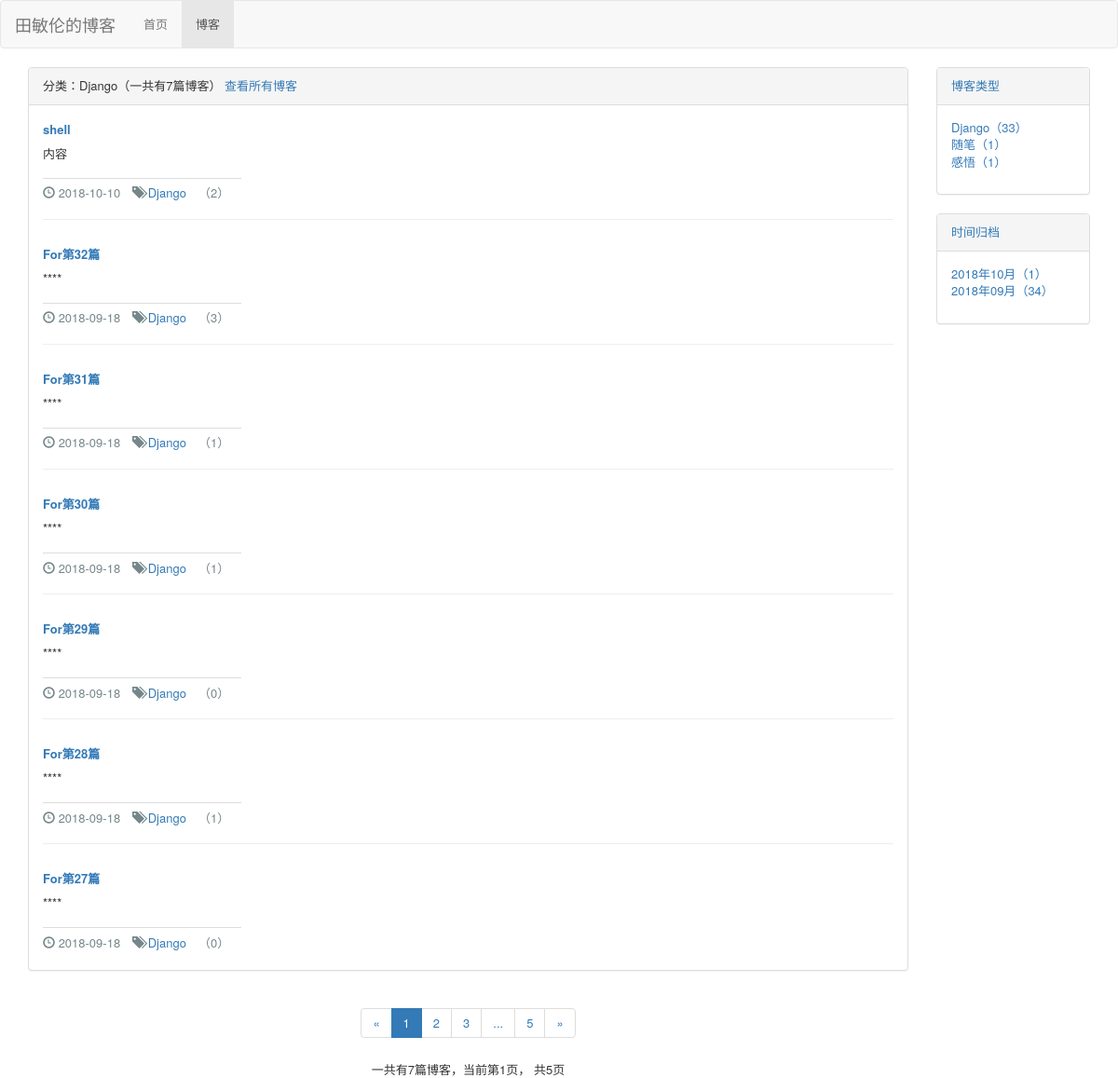
The app's page /blog/type/1, older data.
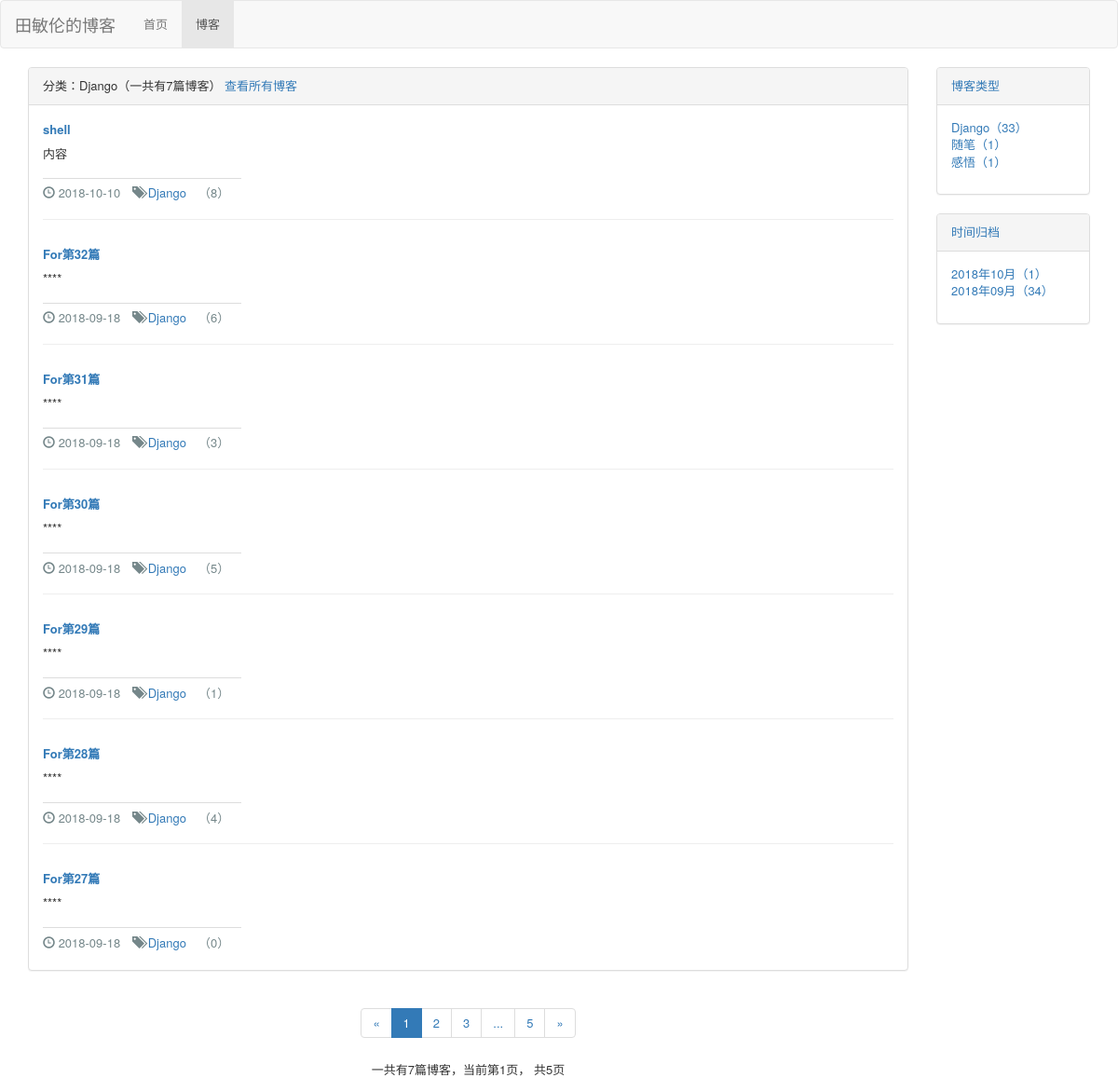
The same page, newer data.
### blog/models.py (models this page shows, shortened)
class Blog(models.Model,ReadNumExtensionMethods):
    title = models.CharField(max_length=20,verbose_name='标题')
    content = RichTextUploadingField()
    blog_type = models.ForeignKey(BlogType,on_delete=models.DO_NOTHING,verbose_name='博客类型')#删除博客不删除作者
    read_details = GenericRelation(ReadNumDate)#反向查询,因为只需要用Blog,可以blog.title,blog.pk
    author = models.ForeignKey(User, on_delete=models.DO_NOTHING,verbose_name='作者')
    created_time = models.DateTimeField(auto_now_add=True,verbose_name='创建时间')#修改时不可以改变
    last_updated_time = models.DateTimeField(auto_now=True,verbose_name='修改时间')
    class Meta:
        ordering = ['-created_time',]
        verbose_name="博客"
        verbose_name_plural="博客"

class BlogType(models.Model):
    type_name = models.CharField(max_length=15,verbose_name='类型')
    def __str__(self):#不加只能显示出对象,不能显示类型名
        return self.type_name
    class Meta:
        verbose_name="博客类型"
        verbose_name_plural="博客类型"

### read_startistics/models.py (models this page shows)
class ReadNum(models.Model):
    read_num = models.IntegerField(default=0)
    content_type = models.ForeignKey(ContentType, on_delete=models.DO_NOTHING)
    object_id = models.PositiveIntegerField()
    content_object = GenericForeignKey('content_type', 'object_id')
    class Meta:
        verbose_name="具体哪一篇的阅读数量"
        verbose_name_plural="具体哪一篇的阅读数量"

### blog/views.py (the view)
# urls.py: path('type/<int:blog_type_pk>',views.blog_type,name='blog_type'),
def blog_type(request,blog_type_pk):
    blog_type= get_object_or_404(BlogType,pk = blog_type_pk)
    blog_all_list = Blog.objects.filter(blog_type=blog_type)# 博客找到(筛选)自己的类型
    context = get_blog_list_common_data(request,blog_all_list)
    context['blog_type'] = blog_type
    return render(request,'blog/blog_type.html',context)

### read_startistics/models.py (called while the page is built)
    def get_read_num(self):
        try:
            ct = ContentType.objects.get_for_model(self)
            readnum = ReadNum.objects.get(content_type=ct, object_id=self.pk)
            return readnum.read_num
        except exceptions.ObjectDoesNotExist:
            return 0

### blog/templates/blog/blog_type.html (shortened to what this page needs)
{% extends 'blog/blog_list.html' %}
{% load staticfiles %}
{% block blog_list_title %}
       分类：{{ blog_type.type_name }}（一共有{{ blogs|length }}篇博客）
        <a href="{% url 'blog_list' %}">查看所有博客</a>
{% endblock %}

### blog/templates/blog/blog_list.html (shortened to what the changed rows need)
{% extends 'base.html' %}
{% load staticfiles %}
{% block head_extend %}
    <link rel="stylesheet" type="text/css" href="{% static 'blog/blog_list.css' %}">
{% endblock %}
{% block content %}
    <div class="container">
        <div class="row">
            <div class="col-sm-8 col-md-9 col-lg-10">
                <div class="panel panel-default">
                    <div class="panel-body">
                        {% for blog in blogs %}
                            <div class="blog">
                                <div class="blog-title">
                                    <a href="{% url 'blog_detail' blog.pk %}" target="_block_">{{ blog.title }}</a>
                                </div>
                                <p>{{ blog.content|truncatechars_html:30 }}</p>
                                <div class="blog-tags">
                                    <ul>
                                        <li><span class="glyphicon glyphicon-time"></span>
                                        {{ blog.created_time|date:"Y-m-H" }}</li>
                                        <li>
                                            <span class="glyphicon glyphicon-tags"></span>
                                            <a href="{% url 'blog_type' blog.blog_type.pk %}">{{ blog.blog_type }}</a>
                                        </li>
                                        <li>（{{ blog.get_read_num }}）</li>
                                    </ul>
                                </div>
                            </div>
                        {% empty %}
                            <p>--暂无博客，敬请期待！--</p>
                        {% endfor %}
                    </div>
                </div>
            </div>
        </div>
    </div>
{% endblock %}

Row changes from the older to the newer data that the page shows:
changed through a linked row, Blog "shell": get_read_num "2" → "8"
changed through a linked row, Blog "For第32篇": get_read_num "3" → "6"
changed through a linked row, Blog "For第31篇": get_read_num "1" → "3"
changed through a linked row, Blog "For第30篇": get_read_num "1" → "5"
computed for Blog "For第29篇": get_read_num "0" → "1"
changed through a linked row, Blog "For第28篇": get_read_num "1" → "4"
